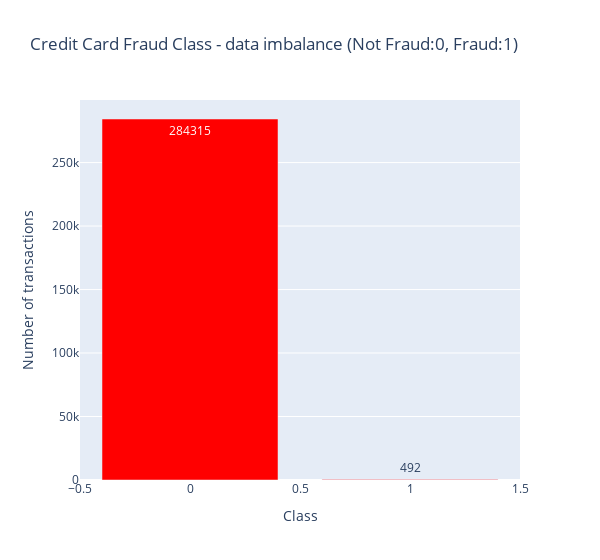

Notebook code cell kept with this figure:
### Code cell
temp = data_df['Class'].value_counts()
df = pd.DataFrame({'Class': temp.index, 'Values': temp.values})

trace = go.Bar(
    x = df['Class'],
    y = df['Values'],
    name="Credit Card Fraud Class - data imbalance (Not Fraud:0, Fraud:1)",
    marker=dict(color='Red'),
    text=df['Values']
)
data = [trace]
layout = dict(
    title='Credit Card Fraud Class - data imbalance (Not Fraud:0, Fraud:1)',
    xaxis=dict(title='Class', showticklabels=True),
    yaxis=dict(title='Number of transactions'),
    hovermode='closest', width=600
)
fig = dict(data=data, layout=layout)
iplot(fig, filename='class')

### Figure 1 — Plotly figure (JSON) as saved in the notebook; plotly's stock layout.template omitted (floating-point values rounded to 4 significant figures)
{"data": [{"marker": {"color": "Red"}, "name": "Credit Card Fraud Class - data imbalance (Not Fraud:0, Fraud:1)", "text": [284300.0, 492.0], "type": "bar", "x": [0, 1], "y": [284315, 492]}], "layout": {"hovermode": "closest", "title": {"text": "Credit Card Fraud Class - data imbalance (Not Fraud:0, Fraud:1)"}, "width": 600, "xaxis": {"showticklabels": true, "title": {"text": "Class"}}, "yaxis": {"title": {"text": "Number of transactions"}}}}
